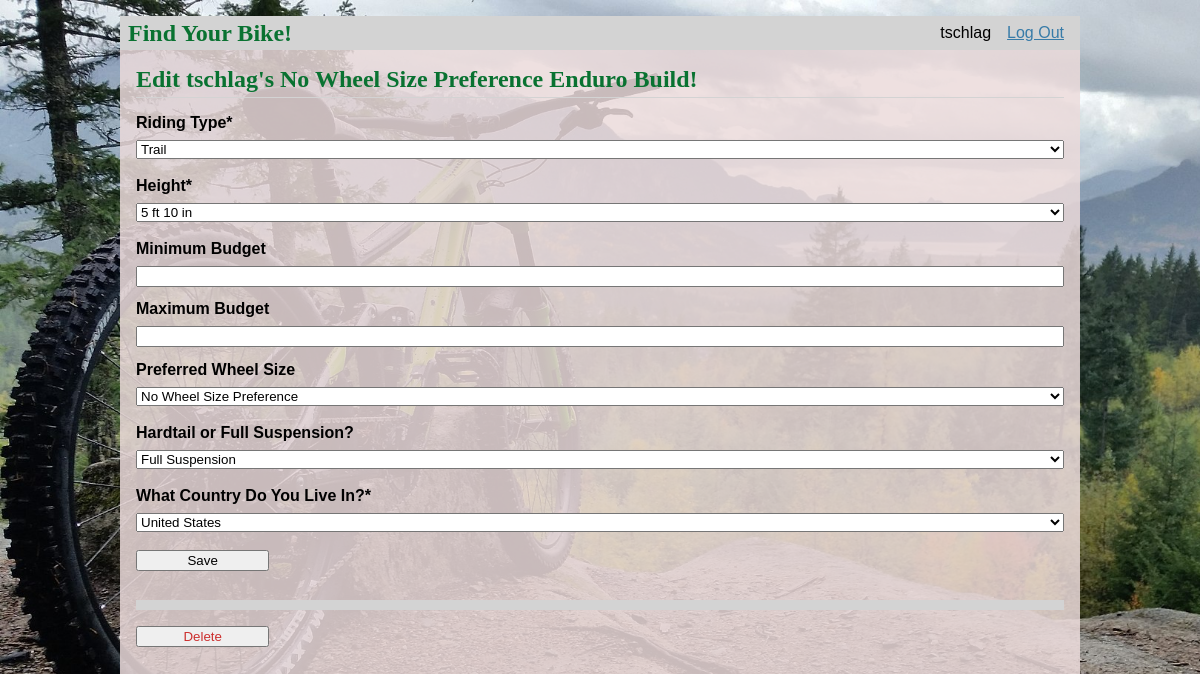
Page /15/update (signed in) on the committed database.
### tables this page shows
CREATE TABLE user (
  id INTEGER PRIMARY KEY AUTOINCREMENT,
  username TEXT UNIQUE NOT NULL,
  password TEXT NOT NULL
);

CREATE TABLE post (
  id INTEGER PRIMARY KEY AUTOINCREMENT,
  author_id INTEGER NOT NULL,
  created TIMESTAMP NOT NULL DEFAULT CURRENT_TIMESTAMP,
  riding_type TEXT NOT NULL, 
  height TEXT NOT NULL, 
  min_budget TEXT NOT NULL, 
  max_budget TEXT NOT NULL, 
  wheel_size TEXT NOT NULL, 
  rear_sus TEXT NOT NULL, 
  country TEXT NOT NULL,
  pinkbike_url TEXT NOT NULL,
  FOREIGN KEY (author_id) REFERENCES user (id)
);

### flaskr/main_page.py (the view, shortened to what this page needs)
@bp.route('/<int:id>/update', methods=('GET', 'POST'))
@login_required
def update(id):
    post = get_post(id)
    return render_template('main/update.html', post=post)

### flaskr/auth.py (called while the page is built)
@bp.before_app_request
def load_logged_in_user():
    user_id = session.get('user_id')
    if user_id is None:
        g.user = None
    else:
        g.user = get_db().execute(
            'SELECT * FROM user WHERE id = ?', (user_id,)
        ).fetchone()

def login_required(view):
    @functools.wraps(view)
    def wrapped_view(**kwargs):
        if g.user is None:
            return redirect(url_for('auth.login'))
        return view(**kwargs)
    return wrapped_view

### flaskr/db.py (called while the page is built)
def get_db():
    if 'db' not in g:
        g.db = sqlite3.connect(
            current_app.config['DATABASE'],
            detect_types=sqlite3.PARSE_DECLTYPES
        )
        g.db.row_factory = sqlite3.Row
    return g.db

### flaskr/main_page.py (called while the page is built)
def get_post(id, check_author=True):
    post = get_db().execute(
        'SELECT p.id, riding_type, height, min_budget, max_budget, wheel_size, rear_sus, country, pinkbike_url, created, author_id, username'
        ' FROM post p JOIN user u ON p.author_id = u.id'
        ' WHERE p.id = ?',
        (id,)
    ).fetchone()
    if post is None:
        abort(404, f"Post id {id} doesn't exist.")
    if check_author and post['author_id'] != g.user['id']:
        abort(403)
    return post

### flaskr/templates/main/update.html (shortened to what this page needs)
{% extends 'base.html' %}
{% block header %}
  <h1>{% block title %}Edit {{post['username']}}'s {{post['wheel_size']}} {{post['riding_type']}} Build!{% endblock %}</h1>
{% endblock %}
{% block content %}
  <form method="post">
    <label for="riding_type">Riding Type*</label>
    <select id="riding_type" name="riding_type" value="{{ request.form['riding_type'] or post['riding_type'] }}" required>
      <option selected>Trail</option>
    </select>
    <br>
    <label for="height">Height*</label>
    <select name="height" id="height" value="{{ request.form['height'] or post['height'] }}" required>
      <option selected>5 ft 10 in</option>
    </select>
    <br>
    <label for="min_budget">Minimum Budget</label>
    <input name="min_budget" id="min_budget" value="{{ request.form['min_budget'] or post['min_budget'] }}">
    <label for="max_budget">Maximum Budget</label>
    <input name="max_budget" id="max_budget" value="{{ request.form['max_budget'] or post['max_budget'] }}">
    <label for="wheel_size">Preferred Wheel Size</label>
    <select name="wheel_size" id="wheel_size" value="{{ request.form['wheel_size'] or post['wheel_size'] }}">
      <option selected>No Wheel Size Preference</option>
    </select>
    <br>
    <label for="rear_sus">Hardtail or Full Suspension?</label>
    <select name="rear_sus" id="rear_sus" value="{{ request.form['rear_sus'] or post['rear_sus'] }}">
      <option selected>Full Suspension</option>
    </select>
    <br>
    <label for="country">What Country Do You Live In?*</label>
    <select name="country" id="country" value="{{ request.form['country'] or post['country'] }}" required>
      <option selected>United States</option>
    </select>
    <br>
    <input type="submit" value="Save">
  </form>
  <hr>
  <form action="{{ url_for('main_page.delete', id=post['id']) }}" method="post">
    <input class="danger" type="submit" value="Delete" onclick="return confirm('Are you sure you want to delete this build?');">
  </form>
{% endblock %}

### flaskr/templates/base.html (shortened to what this page needs)
<!doctype html>
<link rel="stylesheet" href="{{ url_for('static', filename='style.css') }}">
<nav>
  <h1>Find Your Bike!</h1>
  <ul>
    {% if g.user %}
      <li><span>{{ g.user['username'] }}</span>
      <li><a href="{{ url_for('auth.logout') }}">Log Out</a>
    {% else %}
      <li><a href="{{ url_for('auth.register') }}">Register</a>
      <li><a href="{{ url_for('auth.login') }}">Log In</a>
    {% endif %}
  </ul>
</nav>
<section class="content">
  <header>
    {% block header %}{% endblock %}
  </header>
  {% block content %}{% endblock %}
</section>

### flaskr/static/style.css (style rules this page uses)
h1 { font-family: serif; color: #097231; margin: 1rem 0; }
a { color: #377ba8; }
hr { border: none; border-top: 10px solid lightgray; }
nav { background: lightgray; display: flex; align-items: center; padding: 0 0.5rem; }
nav h1 { flex: auto; margin: 0; }
nav ul { display: flex; list-style: none; margin: 0; padding: 0; }
nav ul li a, nav ul li span, header .action { display: block; padding: 0.5rem; }
.content { padding: 0 1rem 1rem; }
.content > header { border-bottom: 1px solid lightgray; display: flex; align-items: flex-end; }
.content > header h1 { flex: auto; margin: 1rem 0 0.25rem 0; }
.content:last-child { margin-bottom: 0; }
.content form { margin: 1em 0; display: flex; flex-direction: column; }
.content label { font-weight: bold; margin-bottom: 0.5em; }
.content input, .content textarea { margin-bottom: 1em; }
input.danger { color: #cc2f2e; }
input[type=submit] { align-self: start; min-width: 10em; }

### rows in the picture
user: user.username "tschlag", username "tschlag"
post: wheel_size "No Wheel Size Preference", riding_type "Enduro", riding_type "Trail", height "5 ft 10 in", rear_sus "Full Suspension", country "United States"
